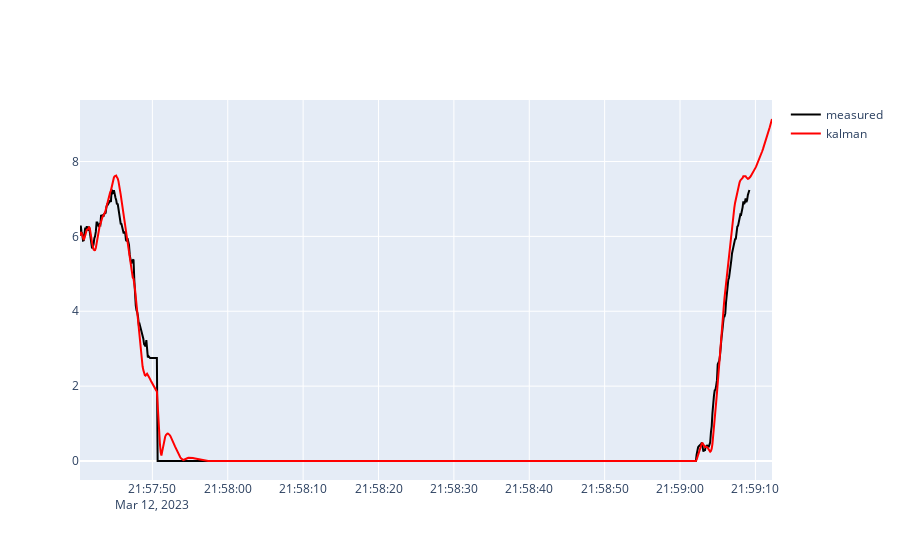

Notebook code for this chart:
### Code cell
# plot the learned velocity vs time
fig = go.Figure()
fig.add_trace(
    go.Scatter(
        x=veh_df.epoch_time,
        y=veh_df.f32_velocityInDir_mps,
        mode="lines",
        opacity=1,
        line_color="black",
        name="measured",
        showlegend=True,
        # hover the velocity

    )
)

# # plot velocity on the x axis
# fig.add_trace(
#     go.Scatter(
#         x=[x.timestamp for x in track],
#         y=[x.state_vector[0, 0] for x in track],
#         mode="lines",
#         opacity=1,
#         line_color="red",


fig.add_trace(
    go.Scatter(
        x=[x.timestamp for x in track],
        y=[
            np.sqrt(x.state_vector[1, 0] ** 2 + x.state_vector[4, 0] ** 2)
            for x in track
        ],
        # y = [x.state_vector[0, 0] for x in track],
        mode="lines",
        opacity=1,
        line_color="red",
        name="kalman",
        showlegend=True,
    )
)

### Figure 1 — Plotly figure (JSON) as saved in the notebook; plotly's stock layout.template omitted (floating-point values rounded to 4 significant figures; data arrays with more than 128 entries replaced by an {"elided": "..."} marker saying what was removed)
{"data": [{"line": {"color": "black"}, "mode": "lines", "name": "measured", "opacity": 1, "showlegend": true, "type": "scatter", "x": {"elided": "888 str values"}, "y": {"elided": "888 float values"}}, {"line": {"color": "red"}, "mode": "lines", "name": "kalman", "opacity": 1, "showlegend": true, "type": "scatter", "x": {"elided": "918 str values"}, "y": {"elided": "918 float values"}}], "layout": {}}
